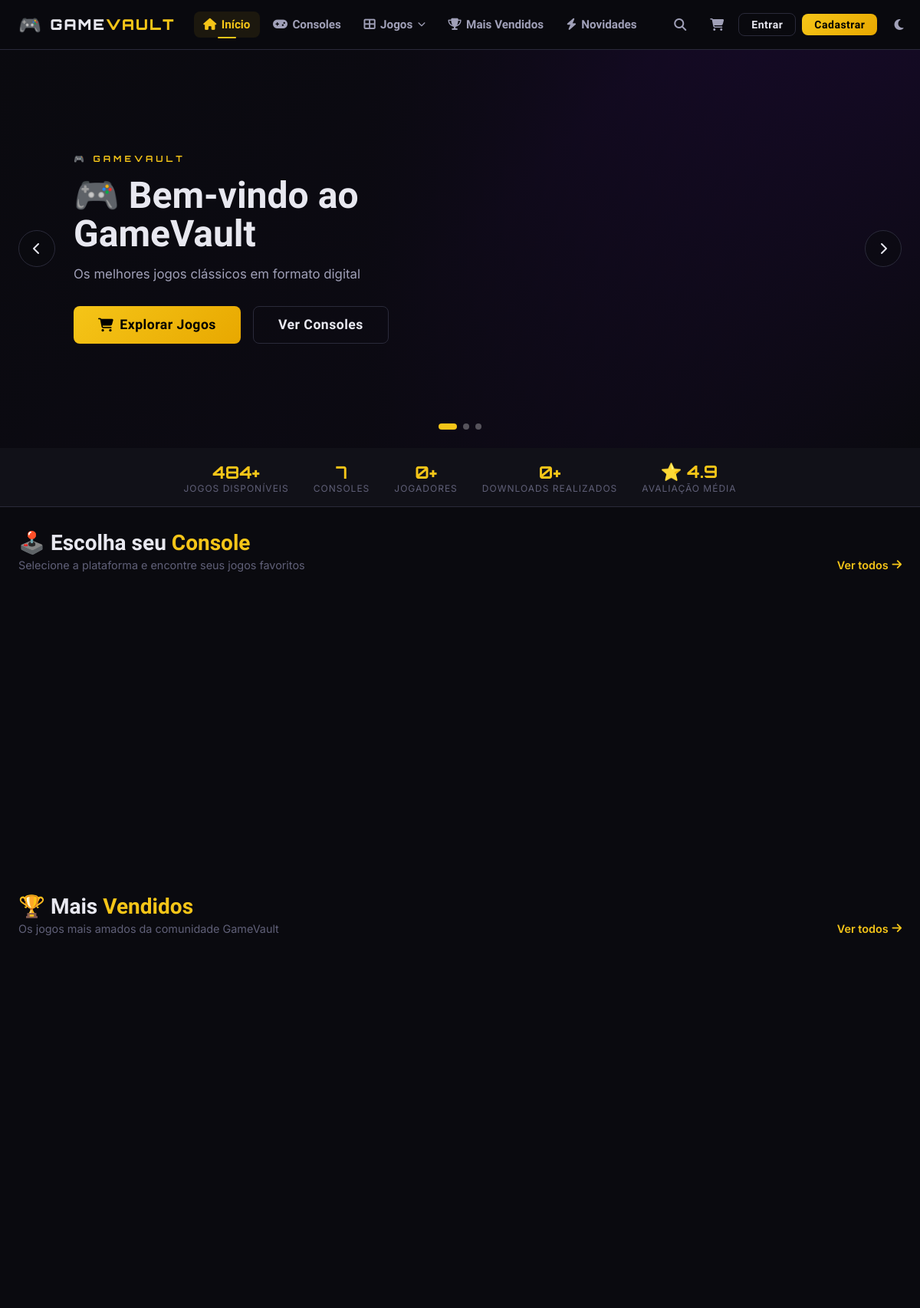
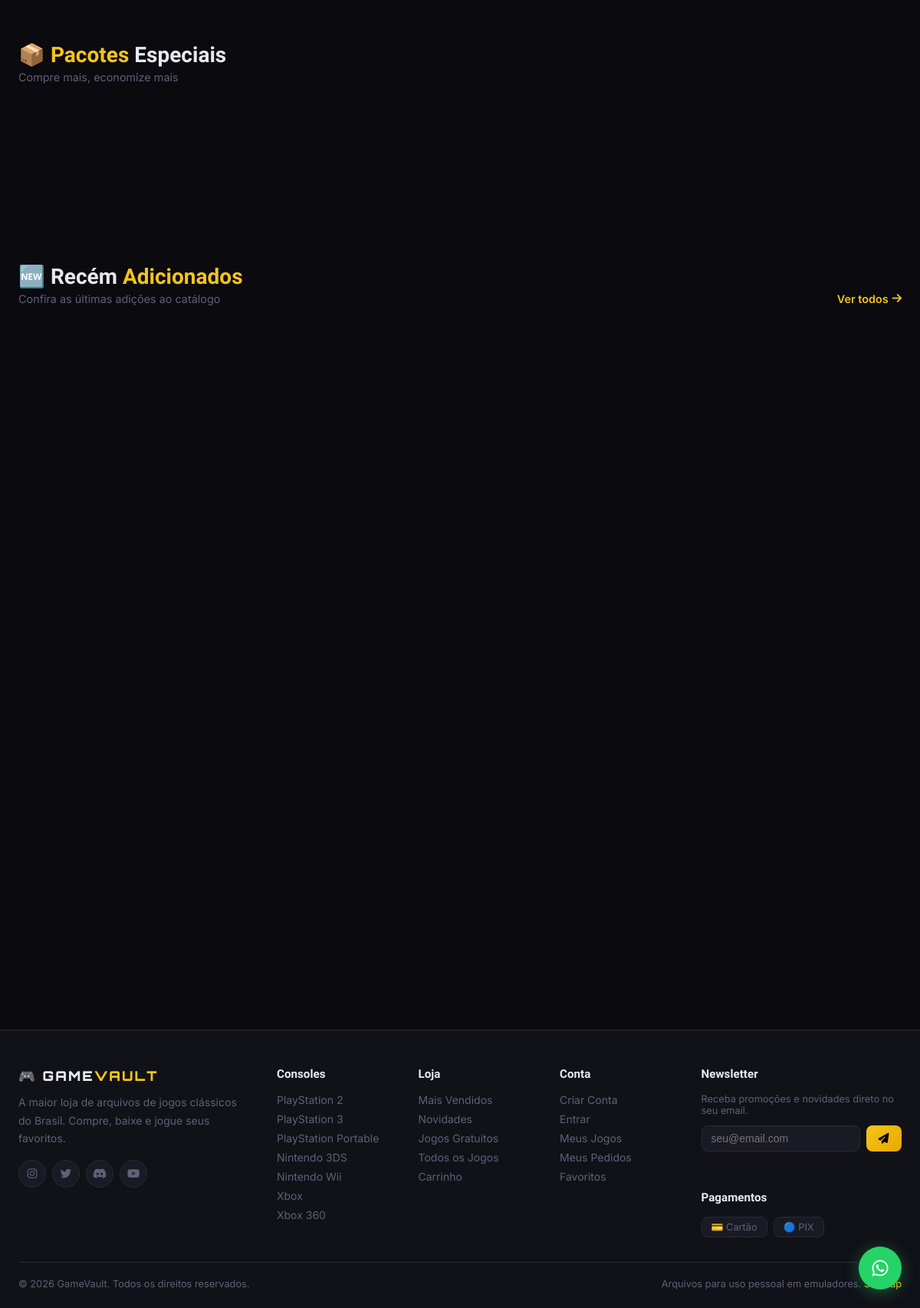
The page / on the database its author committed (2 pictures, top to bottom).
### tables this page shows
CREATE TABLE banners (
        id INTEGER PRIMARY KEY AUTOINCREMENT,
        title TEXT NOT NULL,
        subtitle TEXT DEFAULT '',
        image TEXT DEFAULT '',
        link TEXT DEFAULT '',
        active INTEGER DEFAULT 1,
        sort_order INTEGER DEFAULT 0
    );

CREATE TABLE consoles (
        id INTEGER PRIMARY KEY AUTOINCREMENT,
        name TEXT UNIQUE NOT NULL,
        slug TEXT UNIQUE NOT NULL,
        banner TEXT DEFAULT '',
        icon TEXT DEFAULT '',
        sort_order INTEGER DEFAULT 0,
        active INTEGER DEFAULT 1
    );

### app.py (the view)
@app.route('/')
def index():
    db = get_db()
    featured   = db.execute("SELECT g.*, c.name as console_name, c.slug as console_slug FROM games g JOIN consoles c ON g.console_id=c.id WHERE g.is_featured=1 AND g.is_active=1 ORDER BY g.sales_count DESC LIMIT 8").fetchall()
    bestsellers= db.execute("SELECT g.*, c.name as console_name, c.slug as console_slug FROM games g JOIN consoles c ON g.console_id=c.id WHERE g.is_active=1 ORDER BY g.sales_count DESC LIMIT 12").fetchall()
    newest     = db.execute("SELECT g.*, c.name as console_name, c.slug as console_slug FROM games g JOIN consoles c ON g.console_id=c.id WHERE g.is_active=1 ORDER BY g.created_at DESC LIMIT 12").fetchall()
    free_games = db.execute("SELECT g.*, c.name as console_name, c.slug as console_slug FROM games g JOIN consoles c ON g.console_id=c.id WHERE g.is_free=1 AND g.is_active=1 LIMIT 6").fetchall()
    banners    = db.execute("SELECT * FROM banners WHERE active=1 ORDER BY sort_order").fetchall()
    bundles    = db.execute("SELECT * FROM bundles WHERE active=1 LIMIT 4").fetchall()
    stats = {
        'games': db.execute("SELECT COUNT(*) FROM games WHERE is_active=1").fetchone()[0],
        'users': db.execute("SELECT COUNT(*) FROM users WHERE is_admin=0").fetchone()[0],
        'orders': db.execute("SELECT COUNT(*) FROM orders WHERE payment_status='approved'").fetchone()[0],
    }
    return render_template('index.html',
        featured=featured, bestsellers=bestsellers, newest=newest,
        free_games=free_games, banners=banners, bundles=bundles, stats=stats)

### app.py (called while the page is built)
def get_db():
    if 'db' not in g:
        g.db = sqlite3.connect(DB_PATH)
        g.db.row_factory = sqlite3.Row
        g.db.execute("PRAGMA journal_mode=WAL")
        g.db.execute("PRAGMA foreign_keys=ON")
    return g.db

def current_user():
    if 'user_id' not in session:
        return None
    return get_db().execute("SELECT * FROM users WHERE id=?", (session['user_id'],)).fetchone()

@app.context_processor
def inject_globals():
    db = get_db()
    consoles = db.execute("SELECT * FROM consoles WHERE active=1 ORDER BY sort_order").fetchall()
    user = current_user()
    notif_count = 0
    cart = session.get('cart', [])
    if user:
        notif_count = db.execute(
            "SELECT COUNT(*) FROM notifications WHERE user_id=? AND read=0",
            (user['id'],)
        ).fetchone()[0]
    return dict(
        consoles=consoles,
        current_user=user,
        notif_count=notif_count,
        cart_count=len(cart),
        now=datetime.datetime.now()
    )

### templates/index.html (shortened to what this page needs)
{% extends "base.html" %}
{% block content %}
<section class="hero-slider">
  <div class="slider-track">
    {% for banner in banners %}
    <div class="slide">
      <div class="slide-bg">
      </div>
      <div class="slide-content">
        <div class="slide-eyebrow">🎮 GameVault</div>
        <h1 class="slide-title">{{ banner.title }}</h1>
        <p class="slide-desc">{{ banner.subtitle }}</p>
        <div class="slide-actions">
          <a href="{{ banner.link or url_for('all_games') }}" class="btn btn-gold btn-lg">
            <i class="fas fa-shopping-cart"></i> Explorar Jogos
          </a>
          <a href="{{ url_for('consoles_page') }}" class="btn btn-outline btn-lg">Ver Consoles</a>
        </div>
      </div>
    </div>
    {% endfor %}
  </div>
  <button class="slider-prev"><i class="fas fa-chevron-left"></i></button>
  <button class="slider-next"><i class="fas fa-chevron-right"></i></button>
  <div class="slider-dots">
    {% set slide_count = banners|length if banners else 2 %}
    {% for i in range(slide_count) %}
    <div class="slider-dot {% if loop.first %}active{% endif %}"></div>
    {% endfor %}
  </div>
</section>
<div class="stats-bar">
  <div class="container">
    <div class="stats-grid">
      <div class="stat-item">
        <div class="stat-number">{{ stats.games }}+</div>
        <div class="stat-label">Jogos Disponíveis</div>
      </div>
      <div class="stat-item">
        <div class="stat-number">7</div>
        <div class="stat-label">Consoles</div>
      </div>
      <div class="stat-item">
        <div class="stat-number">{{ stats.users }}+</div>
        <div class="stat-label">Jogadores</div>
      </div>
      <div class="stat-item">
        <div class="stat-number">{{ stats.orders }}+</div>
        <div class="stat-label">Downloads Realizados</div>
      </div>
      <div class="stat-item">
        <div class="stat-number">⭐ 4.9</div>
        <div class="stat-label">Avaliação Média</div>
      </div>
    </div>
  </div>
</div>
<div class="container">
  <section class="section-sm">
    <div class="section-header">
      <div>
        <h2 class="section-title">🕹️ Escolha seu <span>Console</span></h2>
        <p class="section-subtitle">Selecione a plataforma e encontre seus jogos favoritos</p>
      </div>
      <a href="{{ url_for('consoles_page') }}" class="see-all">Ver todos <i class="fas fa-arrow-right"></i></a>
    </div>
  </section>
  {% if bestsellers %}
  <section class="section-sm">
    <div class="section-header">
      <div>
        <h2 class="section-title">🏆 Mais <span>Vendidos</span></h2>
        <p class="section-subtitle">Os jogos mais amados da comunidade GameVault</p>
      </div>
      <a href="{{ url_for('bestsellers') }}" class="see-all">Ver todos <i class="fas fa-arrow-right"></i></a>
    </div>
    <div class="scroll-row">
    </div>
  </section>
  {% endif %}
  {% if bundles %}
  <section class="section-sm">
    <div class="section-header">
      <div>
        <h2 class="section-title">📦 <span>Pacotes</span> Especiais</h2>
        <p class="section-subtitle">Compre mais, economize mais</p>
      </div>
    </div>
    <div class="games-grid" style="grid-template-columns: repeat(auto-fill, minmax(280px,1fr))">
    </div>
  </section>
  {% endif %}
  {% if newest %}
  <section class="section-sm">
    <div class="section-header">
      <div>
        <h2 class="section-title">🆕 Recém <span>Adicionados</span></h2>
        <p class="section-subtitle">Confira as últimas adições ao catálogo</p>
      </div>
      <a href="{{ url_for('novidades') }}" class="see-all">Ver todos <i class="fas fa-arrow-right"></i></a>
    </div>
    <div class="scroll-row">
    </div>
  </section>
  {% endif %}
      {% set features = [
        ('⚡','Download Imediato','Após a compra, acesso instantâneo ao arquivo do jogo.'),
        ('🔒','Pagamento Seguro','PIX e cartão com aprovação automática.'),
        ('🎮','Emuladores Compatíveis','Arquivos prontos para rodar nos principais emuladores.'),
        ('⭐','Jogos Originais','Apenas arquivos de alta qualidade e bem testados.'),
        ('💬','Suporte via WhatsApp','Atendimento rápido para qualquer dúvida.'),
        ('🏆','+600 Jogos','O maior catálogo de jogos clássicos do Brasil.'),
      ] %}
</div>
{% endblock %}

### templates/base.html (shortened to what this page needs)
<!DOCTYPE html>
<html lang="pt-BR" data-theme="dark">
<head>
<link rel="stylesheet" href="https://cdnjs.cloudflare.com/ajax/libs/font-awesome/6.5.0/css/all.min.css">
<link rel="stylesheet" href="{{ url_for('static', filename='css/style.css') }}">
</head>
<body class="{% block body_class %}{% endblock %}">
<nav class="navbar" id="navbar">
  <div class="nav-container">
    <a href="{{ url_for('index') }}" class="nav-logo">
      <span class="logo-icon">🎮</span>
      <span class="logo-text">GAME<span class="logo-gold">VAULT</span></span>
    </a>
    <div class="nav-links" id="navLinks">
      <a href="{{ url_for('index') }}" class="nav-link {% if request.endpoint=='index' %}active{% endif %}">
        <i class="fas fa-home"></i> Início
      </a>
      <a href="{{ url_for('consoles_page') }}" class="nav-link {% if request.endpoint=='consoles_page' %}active{% endif %}">
        <i class="fas fa-gamepad"></i> Consoles
      </a>
      <div class="nav-dropdown">
        <span class="nav-link has-dropdown">
          <i class="fas fa-th-large"></i> Jogos <i class="fas fa-chevron-down tiny"></i>
        </span>
      </div>
      <a href="{{ url_for('bestsellers') }}" class="nav-link {% if request.endpoint=='bestsellers' %}active{% endif %}">
        <i class="fas fa-trophy"></i> Mais Vendidos
      </a>
      <a href="{{ url_for('novidades') }}" class="nav-link {% if request.endpoint=='novidades' %}active{% endif %}">
        <i class="fas fa-bolt"></i> Novidades
      </a>
    </div>
    <div class="nav-actions">
      <button class="nav-icon-btn" id="searchToggle" title="Buscar">
        <i class="fas fa-search"></i>
      </button>
      <a href="{{ url_for('cart') }}" class="nav-icon-btn cart-btn" title="Carrinho">
        <i class="fas fa-shopping-cart"></i>
      </a>
      {% if current_user %}
      <div class="nav-notif" id="notifDropdown">
        <button class="nav-icon-btn notif-btn" title="Notificações">
          <i class="fas fa-bell"></i>
          {% if notif_count > 0 %}
          <span class="badge pulse">{{ notif_count }}</span>
          {% endif %}
        </button>
        <div class="notif-panel" id="notifPanel">
          <div class="notif-header">
            <span>Notificações</span>
            <small id="notifCount">{{ notif_count }} nova(s)</small>
          </div>
          <div class="notif-list" id="notifList">
            <div class="notif-loading">Carregando...</div>
          </div>
          <a href="{{ url_for('my_account') }}" class="notif-footer">Ver todas</a>
        </div>
      </div>
      <div class="nav-user">
        <button class="nav-user-btn">
          {% if current_user.avatar %}
          <img src="{{ url_for('static', filename='uploads/avatars/'+current_user.avatar) }}" alt="Avatar" class="user-avatar-small">
          {% else %}
          <div class="user-initials">{{ current_user.name[0].upper() }}</div>
          {% endif %}
          <span class="user-name-short">{{ current_user.name.split()[0] }}</span>
          <i class="fas fa-chevron-down tiny"></i>
        </button>
        <div class="user-dropdown">
          <a href="{{ url_for('my_account') }}" class="dropdown-item"><i class="fas fa-user"></i> Minha Conta</a>
          <a href="{{ url_for('my_account') }}#library" class="dropdown-item"><i class="fas fa-gamepad"></i> Meus Jogos</a>
          <a href="{{ url_for('edit_profile') }}" class="dropdown-item"><i class="fas fa-cog"></i> Configurações</a>
          {% if current_user.is_admin %}
          <div class="dropdown-divider"></div>
          <a href="{{ url_for('admin_index') }}" class="dropdown-item admin-link"><i class="fas fa-shield-alt"></i> Painel Admin</a>
          {% endif %}
          <div class="dropdown-divider"></div>
          <a href="{{ url_for('logout') }}" class="dropdown-item logout-link"><i class="fas fa-sign-out-alt"></i> Sair</a>
        </div>
      </div>
      {% else %}
      <a href="{{ url_for('login') }}" class="btn btn-outline btn-sm">Entrar</a>
      <a href="{{ url_for('register') }}" class="btn btn-gold btn-sm">Cadastrar</a>
      {% endif %}
      <button class="nav-icon-btn theme-toggle" id="themeToggle" title="Alternar tema">
        <i class="fas fa-moon" id="themeIcon"></i>
      </button>
    </div>
  </div>
</nav>
<main id="main-content">
  {% block content %}{% endblock %}
</main>
<footer class="footer">
  <div class="footer-container">
    <div class="footer-grid">
      <div class="footer-brand">
        <div class="footer-logo">🎮 GAME<span>VAULT</span></div>
        <p>A maior loja de arquivos de jogos clássicos do Brasil. Compre, baixe e jogue seus favoritos.</p>
        <div class="footer-social">
          <a href="#" class="social-btn"><i class="fab fa-instagram"></i></a>
          <a href="#" class="social-btn"><i class="fab fa-twitter"></i></a>
          <a href="#" class="social-btn"><i class="fab fa-discord"></i></a>
          <a href="#" class="social-btn"><i class="fab fa-youtube"></i></a>
        </div>
      </div>
      <div class="footer-col">
        <h4>Consoles</h4>
        {% for console in consoles %}
        <a href="{{ url_for('console_page', slug=console.slug) }}">{{ console.name }}</a>
        {% endfor %}
      </div>
      <div class="footer-col">
        <h4>Loja</h4>
        <a href="{{ url_for('bestsellers') }}">Mais Vendidos</a>
        <a href="{{ url_for('novidades') }}">Novidades</a>
        <a href="{{ url_for('free_games') }}">Jogos Gratuitos</a>
        <a href="{{ url_for('all_games') }}">Todos os Jogos</a>
        <a href="{{ url_for('cart') }}">Carrinho</a>
      </div>
      <div class="footer-col">
        <h4>Conta</h4>
        <a href="{{ url_for('register') }}">Criar Conta</a>
        <a href="{{ url_for('login') }}">Entrar</a>
        <a href="{{ url_for('my_account') }}">Meus Jogos</a>
        <a href="{{ url_for('my_account') }}#orders">Meus Pedidos</a>
        <a href="{{ url_for('my_account') }}#wishlist">Favoritos</a>
      </div>
      <div class="footer-col">
        <h4>Newsletter</h4>
        <p class="footer-newsletter-text">Receba promoções e novidades direto no seu email.</p>
        <form class="footer-newsletter" id="footerNewsletter">
          <input type="email" placeholder="seu@email.com" required id="newsletterEmail">
          <button type="submit" class="btn btn-gold btn-sm">
            <i class="fas fa-paper-plane"></i>
          </button>
        </form>
        <div id="newsletterMsg" class="newsletter-msg"></div>
        <h4 style="margin-top:1.5rem">Pagamentos</h4>
        <div class="payment-icons">
          <span class="pay-icon">💳 Cartão</span>
          <span class="pay-icon">🔵 PIX</span>
        </div>
      </div>
    </div>
    <div class="footer-bottom">
      <p>© {{ now.year }} GameVault. Todos os direitos reservados.</p>
      <p>Arquivos para uso pessoal em emuladores. <a href="{{ url_for('sitemap') }}">Sitemap</a></p>
    </div>
  </div>
</footer>
<a href="https://wa.me/5500000000000?text=Olá!%20Preciso%20de%20ajuda%20no%20GameVault"
   class="whatsapp-float" target="_blank" title="Suporte via WhatsApp">
  <i class="fab fa-whatsapp"></i>
</a>
</body>
</html>

### rows shown on the page
banners: title "🎮 Bem-vindo ao GameVault", subtitle "Os melhores jogos clássicos em formato digital"
consoles: name "PlayStation 2"
consoles: name "PlayStation 3"
consoles: name "PlayStation Portable"
consoles: name "Nintendo 3DS"
consoles: name "Nintendo Wii"
consoles: name "Xbox"
consoles: name "Xbox 360"

### other values the page prints
{{ stats.games }} "484"
{{ stats.users }} "0"
{{ stats.orders }} "0"
